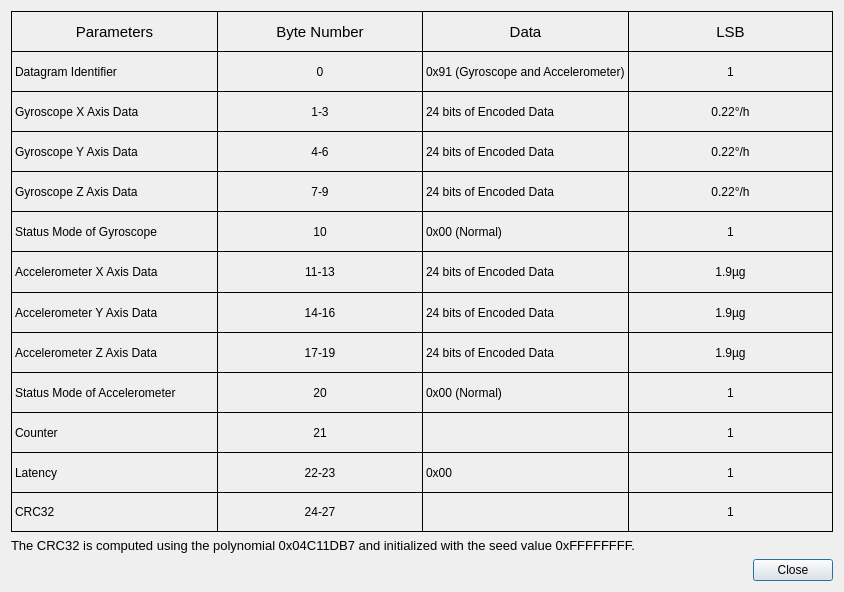
<?xml version="1.0" encoding="UTF-8"?>
<ui version="4.0">
 <class>DialogSerialLoggingHelp</class>
 <widget class="QDialog" name="DialogSerialLoggingHelp">
  <property name="geometry">
   <rect>
    <x>0</x>
    <y>0</y>
    <width>844</width>
    <height>592</height>
   </rect>
  </property>
  <property name="sizePolicy">
   <sizepolicy hsizetype="Preferred" vsizetype="Preferred">
    <horstretch>0</horstretch>
    <verstretch>0</verstretch>
   </sizepolicy>
  </property>
  <property name="windowTitle">
   <string>STIM IMU Data Encoding</string>
  </property>
  <layout class="QGridLayout" name="gridLayout">
   <item row="0" column="0">
    <layout class="QGridLayout" name="gridLayout_2">
     <property name="spacing">
      <number>0</number>
     </property>
     <item row="12" column="0">
      <widget class="QLabel" name="label_17">
       <property name="styleSheet">
        <string notr="true">border-top: 1px solid black;
border-left: 1px solid black;
border-bottom: 1px solid black;</string>
       </property>
       <property name="text">
        <string>CRC32</string>
       </property>
      </widget>
     </item>
     <item row="11" column="0">
      <widget class="QLabel" name="label_16">
       <property name="styleSheet">
        <string notr="true">border-top: 1px solid black;
border-left: 1px solid black;</string>
       </property>
       <property name="text">
        <string>Latency</string>
       </property>
      </widget>
     </item>
     <item row="6" column="0">
      <widget class="QLabel" name="label_11">
       <property name="styleSheet">
        <string notr="true">border-top: 1px solid black;
border-left: 1px solid black;</string>
       </property>
       <property name="text">
        <string>Accelerometer X Axis Data</string>
       </property>
      </widget>
     </item>
     <item row="10" column="0">
      <widget class="QLabel" name="label_15">
       <property name="styleSheet">
        <string notr="true">border-top: 1px solid black;
border-left: 1px solid black;</string>
       </property>
       <property name="text">
        <string>Counter</string>
       </property>
      </widget>
     </item>
     <item row="1" column="0">
      <widget class="QLabel" name="label_4">
       <property name="styleSheet">
        <string notr="true">border-top: 1px solid black;
border-left: 1px solid black;</string>
       </property>
       <property name="text">
        <string>Datagram Identifier</string>
       </property>
      </widget>
     </item>
     <item row="2" column="0">
      <widget class="QLabel" name="label_7">
       <property name="styleSheet">
        <string notr="true">border-top: 1px solid black;
border-left: 1px solid black;</string>
       </property>
       <property name="text">
        <string>Gyroscope X Axis Data</string>
       </property>
      </widget>
     </item>
     <item row="5" column="0">
      <widget class="QLabel" name="label_10">
       <property name="styleSheet">
        <string notr="true">border-top: 1px solid black;
border-left: 1px solid black;</string>
       </property>
       <property name="text">
        <string>Status Mode of Gyroscope</string>
       </property>
      </widget>
     </item>
     <item row="8" column="0">
      <widget class="QLabel" name="label_13">
       <property name="styleSheet">
        <string notr="true">border-top: 1px solid black;
border-left: 1px solid black;</string>
       </property>
       <property name="text">
        <string>Accelerometer Z Axis Data</string>
       </property>
      </widget>
     </item>
     <item row="0" column="1">
      <widget class="QLabel" name="label">
       <property name="font">
        <font>
         <pointsize>11</pointsize>
         <bold>false</bold>
        </font>
       </property>
       <property name="styleSheet">
        <string notr="true">border-top: 1px solid black;
border-left: 1px solid black;</string>
       </property>
       <property name="text">
        <string>Byte Number</string>
       </property>
       <property name="alignment">
        <set>Qt::AlignmentFlag::AlignCenter</set>
       </property>
      </widget>
     </item>
     <item row="9" column="0">
      <widget class="QLabel" name="label_14">
       <property name="styleSheet">
        <string notr="true">border-top: 1px solid black;
border-left: 1px solid black;</string>
       </property>
       <property name="text">
        <string>Status Mode of Accelerometer</string>
       </property>
      </widget>
     </item>
     <item row="7" column="0">
      <widget class="QLabel" name="label_12">
       <property name="styleSheet">
        <string notr="true">border-top: 1px solid black;
border-left: 1px solid black;</string>
       </property>
       <property name="text">
        <string>Accelerometer Y Axis Data</string>
       </property>
      </widget>
     </item>
     <item row="4" column="0">
      <widget class="QLabel" name="label_9">
       <property name="styleSheet">
        <string notr="true">border-top: 1px solid black;
border-left: 1px solid black;</string>
       </property>
       <property name="text">
        <string>Gyroscope Z Axis Data</string>
       </property>
      </widget>
     </item>
     <item row="0" column="3">
      <widget class="QLabel" name="label_5">
       <property name="font">
        <font>
         <pointsize>11</pointsize>
         <bold>false</bold>
        </font>
       </property>
       <property name="styleSheet">
        <string notr="true">border-top: 1px solid black;
border-left: 1px solid black;
border-right: 1px solid black;</string>
       </property>
       <property name="text">
        <string>LSB</string>
       </property>
       <property name="alignment">
        <set>Qt::AlignmentFlag::AlignCenter</set>
       </property>
      </widget>
     </item>
     <item row="3" column="0">
      <widget class="QLabel" name="label_8">
       <property name="styleSheet">
        <string notr="true">border-top: 1px solid black;
border-left: 1px solid black;</string>
       </property>
       <property name="text">
        <string>Gyroscope Y Axis Data</string>
       </property>
      </widget>
     </item>
     <item row="1" column="1">
      <widget class="QLabel" name="label_6">
       <property name="styleSheet">
        <string notr="true">border-top: 1px solid black;
border-left: 1px solid black;</string>
       </property>
       <property name="text">
        <string>0</string>
       </property>
       <property name="alignment">
        <set>Qt::AlignmentFlag::AlignCenter</set>
       </property>
      </widget>
     </item>
     <item row="1" column="2">
      <widget class="QLabel" name="label_18">
       <property name="styleSheet">
        <string notr="true">border-top: 1px solid black;
border-left: 1px solid black;</string>
       </property>
       <property name="text">
        <string>0x91 (Gyroscope and Accelerometer)</string>
       </property>
      </widget>
     </item>
     <item row="0" column="2">
      <widget class="QLabel" name="label_19">
       <property name="font">
        <font>
         <pointsize>11</pointsize>
         <bold>false</bold>
        </font>
       </property>
       <property name="styleSheet">
        <string notr="true">border-top: 1px solid black;
border-left: 1px solid black;</string>
       </property>
       <property name="text">
        <string>Data</string>
       </property>
       <property name="alignment">
        <set>Qt::AlignmentFlag::AlignCenter</set>
       </property>
      </widget>
     </item>
     <item row="2" column="1">
      <widget class="QLabel" name="label_20">
       <property name="styleSheet">
        <string notr="true">border-top: 1px solid black;
border-left: 1px solid black;</string>
       </property>
       <property name="text">
        <string>1-3</string>
       </property>
       <property name="alignment">
        <set>Qt::AlignmentFlag::AlignCenter</set>
       </property>
      </widget>
     </item>
     <item row="2" column="2">
      <widget class="QLabel" name="label_21">
       <property name="styleSheet">
        <string notr="true">border-top: 1px solid black;
border-left: 1px solid black;</string>
       </property>
       <property name="text">
        <string>24 bits of Encoded Data</string>
       </property>
      </widget>
     </item>
     <item row="3" column="1">
      <widget class="QLabel" name="label_22">
       <property name="styleSheet">
        <string notr="true">border-top: 1px solid black;
border-left: 1px solid black;</string>
       </property>
       <property name="text">
        <string>4-6</string>
       </property>
       <property name="alignment">
        <set>Qt::AlignmentFlag::AlignCenter</set>
       </property>
      </widget>
     </item>
     <item row="3" column="2">
      <widget class="QLabel" name="label_23">
       <property name="styleSheet">
        <string notr="true">border-top: 1px solid black;
border-left: 1px solid black;</string>
       </property>
       <property name="text">
        <string>24 bits of Encoded Data</string>
       </property>
      </widget>
     </item>
     <item row="1" column="3">
      <widget class="QLabel" name="label_24">
       <property name="styleSheet">
        <string notr="true">border-top: 1px solid black;
border-left: 1px solid black;
border-right: 1px solid black;</string>
       </property>
       <property name="text">
        <string>1</string>
       </property>
       <property name="alignment">
        <set>Qt::AlignmentFlag::AlignCenter</set>
       </property>
      </widget>
     </item>
     <item row="2" column="3">
      <widget class="QLabel" name="label_25">
       <property name="styleSheet">
        <string notr="true">border-top: 1px solid black;
border-left: 1px solid black;border-right: 1px solid black;</string>
       </property>
       <property name="text">
        <string>0.22°/h</string>
       </property>
       <property name="alignment">
        <set>Qt::AlignmentFlag::AlignCenter</set>
       </property>
      </widget>
     </item>
     <item row="4" column="1">
      <widget class="QLabel" name="label_26">
       <property name="styleSheet">
        <string notr="true">border-top: 1px solid black;
border-left: 1px solid black;</string>
       </property>
       <property name="text">
        <string>7-9</string>
       </property>
       <property name="alignment">
        <set>Qt::AlignmentFlag::AlignCenter</set>
       </property>
      </widget>
     </item>
     <item row="5" column="1">
      <widget class="QLabel" name="label_27">
       <property name="styleSheet">
        <string notr="true">border-top: 1px solid black;
border-left: 1px solid black;</string>
       </property>
       <property name="text">
        <string>10</string>
       </property>
       <property name="alignment">
        <set>Qt::AlignmentFlag::AlignCenter</set>
       </property>
      </widget>
     </item>
     <item row="6" column="1">
      <widget class="QLabel" name="label_28">
       <property name="styleSheet">
        <string notr="true">border-top: 1px solid black;
border-left: 1px solid black;</string>
       </property>
       <property name="text">
        <string>11-13</string>
       </property>
       <property name="alignment">
        <set>Qt::AlignmentFlag::AlignCenter</set>
       </property>
      </widget>
     </item>
     <item row="7" column="1">
      <widget class="QLabel" name="label_29">
       <property name="styleSheet">
        <string notr="true">border-top: 1px solid black;
border-left: 1px solid black;</string>
       </property>
       <property name="text">
        <string>14-16</string>
       </property>
       <property name="alignment">
        <set>Qt::AlignmentFlag::AlignCenter</set>
       </property>
      </widget>
     </item>
     <item row="8" column="1">
      <widget class="QLabel" name="label_30">
       <property name="styleSheet">
        <string notr="true">border-top: 1px solid black;
border-left: 1px solid black;</string>
       </property>
       <property name="text">
        <string>17-19</string>
       </property>
       <property name="alignment">
        <set>Qt::AlignmentFlag::AlignCenter</set>
       </property>
      </widget>
     </item>
     <item row="9" column="1">
      <widget class="QLabel" name="label_31">
       <property name="styleSheet">
        <string notr="true">border-top: 1px solid black;
border-left: 1px solid black;</string>
       </property>
       <property name="text">
        <string>20</string>
       </property>
       <property name="alignment">
        <set>Qt::AlignmentFlag::AlignCenter</set>
       </property>
      </widget>
     </item>
     <item row="10" column="1">
      <widget class="QLabel" name="label_32">
       <property name="styleSheet">
        <string notr="true">border-top: 1px solid black;
border-left: 1px solid black;</string>
       </property>
       <property name="text">
        <string>21</string>
       </property>
       <property name="alignment">
        <set>Qt::AlignmentFlag::AlignCenter</set>
       </property>
      </widget>
     </item>
     <item row="11" column="1">
      <widget class="QLabel" name="label_33">
       <property name="styleSheet">
        <string notr="true">border-top: 1px solid black;
border-left: 1px solid black;</string>
       </property>
       <property name="text">
        <string>22-23</string>
       </property>
       <property name="alignment">
        <set>Qt::AlignmentFlag::AlignCenter</set>
       </property>
      </widget>
     </item>
     <item row="12" column="1">
      <widget class="QLabel" name="label_34">
       <property name="styleSheet">
        <string notr="true">border-top: 1px solid black;
border-left: 1px solid black;
border-bottom: 1px solid black;</string>
       </property>
       <property name="text">
        <string>24-27</string>
       </property>
       <property name="alignment">
        <set>Qt::AlignmentFlag::AlignCenter</set>
       </property>
      </widget>
     </item>
     <item row="12" column="2">
      <widget class="QLabel" name="label_35">
       <property name="styleSheet">
        <string notr="true">border-top: 1px solid black;
border-left: 1px solid black;
border-bottom: 1px solid black;</string>
       </property>
       <property name="text">
        <string/>
       </property>
      </widget>
     </item>
     <item row="11" column="2">
      <widget class="QLabel" name="label_38">
       <property name="styleSheet">
        <string notr="true">border-top: 1px solid black;
border-left: 1px solid black;</string>
       </property>
       <property name="text">
        <string>0x00</string>
       </property>
      </widget>
     </item>
     <item row="10" column="2">
      <widget class="QLabel" name="label_39">
       <property name="styleSheet">
        <string notr="true">border-top: 1px solid black;
border-left: 1px solid black;</string>
       </property>
       <property name="text">
        <string/>
       </property>
      </widget>
     </item>
     <item row="9" column="2">
      <widget class="QLabel" name="label_40">
       <property name="styleSheet">
        <string notr="true">border-top: 1px solid black;
border-left: 1px solid black;</string>
       </property>
       <property name="text">
        <string>0x00 (Normal)</string>
       </property>
      </widget>
     </item>
     <item row="8" column="2">
      <widget class="QLabel" name="label_41">
       <property name="styleSheet">
        <string notr="true">border-top: 1px solid black;
border-left: 1px solid black;</string>
       </property>
       <property name="text">
        <string>24 bits of Encoded Data</string>
       </property>
      </widget>
     </item>
     <item row="7" column="2">
      <widget class="QLabel" name="label_42">
       <property name="styleSheet">
        <string notr="true">border-top: 1px solid black;
border-left: 1px solid black;</string>
       </property>
       <property name="text">
        <string>24 bits of Encoded Data</string>
       </property>
      </widget>
     </item>
     <item row="6" column="2">
      <widget class="QLabel" name="label_43">
       <property name="styleSheet">
        <string notr="true">border-top: 1px solid black;
border-left: 1px solid black;</string>
       </property>
       <property name="text">
        <string>24 bits of Encoded Data</string>
       </property>
      </widget>
     </item>
     <item row="5" column="2">
      <widget class="QLabel" name="label_44">
       <property name="styleSheet">
        <string notr="true">border-top: 1px solid black;
border-left: 1px solid black;</string>
       </property>
       <property name="text">
        <string>0x00 (Normal)</string>
       </property>
      </widget>
     </item>
     <item row="4" column="2">
      <widget class="QLabel" name="label_45">
       <property name="styleSheet">
        <string notr="true">border-top: 1px solid black;
border-left: 1px solid black;</string>
       </property>
       <property name="text">
        <string>24 bits of Encoded Data</string>
       </property>
      </widget>
     </item>
     <item row="3" column="3">
      <widget class="QLabel" name="label_46">
       <property name="styleSheet">
        <string notr="true">border-top: 1px solid black;
border-left: 1px solid black;border-right: 1px solid black;</string>
       </property>
       <property name="text">
        <string>0.22°/h</string>
       </property>
       <property name="alignment">
        <set>Qt::AlignmentFlag::AlignCenter</set>
       </property>
      </widget>
     </item>
     <item row="4" column="3">
      <widget class="QLabel" name="label_47">
       <property name="styleSheet">
        <string notr="true">border-top: 1px solid black;
border-left: 1px solid black;border-right: 1px solid black;</string>
       </property>
       <property name="text">
        <string>0.22°/h</string>
       </property>
       <property name="alignment">
        <set>Qt::AlignmentFlag::AlignCenter</set>
       </property>
      </widget>
     </item>
     <item row="6" column="3">
      <widget class="QLabel" name="label_49">
       <property name="styleSheet">
        <string notr="true">border-top: 1px solid black;
border-left: 1px solid black;border-right: 1px solid black;</string>
       </property>
       <property name="text">
        <string>1.9µg</string>
       </property>
       <property name="alignment">
        <set>Qt::AlignmentFlag::AlignCenter</set>
       </property>
      </widget>
     </item>
     <item row="7" column="3">
      <widget class="QLabel" name="label_50">
       <property name="styleSheet">
        <string notr="true">border-top: 1px solid black;
border-left: 1px solid black;border-right: 1px solid black;</string>
       </property>
       <property name="text">
        <string>1.9µg</string>
       </property>
       <property name="alignment">
        <set>Qt::AlignmentFlag::AlignCenter</set>
       </property>
      </widget>
     </item>
     <item row="8" column="3">
      <widget class="QLabel" name="label_51">
       <property name="styleSheet">
        <string notr="true">border-top: 1px solid black;
border-left: 1px solid black;border-right: 1px solid black;</string>
       </property>
       <property name="text">
        <string>1.9µg</string>
       </property>
       <property name="alignment">
        <set>Qt::AlignmentFlag::AlignCenter</set>
       </property>
      </widget>
     </item>
     <item row="9" column="3">
      <widget class="QLabel" name="label_52">
       <property name="styleSheet">
        <string notr="true">border-top: 1px solid black;
border-left: 1px solid black;border-right: 1px solid black;</string>
       </property>
       <property name="text">
        <string>1</string>
       </property>
       <property name="alignment">
        <set>Qt::AlignmentFlag::AlignCenter</set>
       </property>
      </widget>
     </item>
     <item row="5" column="3">
      <widget class="QLabel" name="label_36">
       <property name="styleSheet">
        <string notr="true">border-top: 1px solid black;
border-left: 1px solid black;border-right: 1px solid black;</string>
       </property>
       <property name="text">
        <string>1</string>
       </property>
       <property name="alignment">
        <set>Qt::AlignmentFlag::AlignCenter</set>
       </property>
      </widget>
     </item>
     <item row="10" column="3">
      <widget class="QLabel" name="label_37">
       <property name="styleSheet">
        <string notr="true">border-top: 1px solid black;
border-left: 1px solid black;border-right: 1px solid black;</string>
       </property>
       <property name="text">
        <string>1</string>
       </property>
       <property name="alignment">
        <set>Qt::AlignmentFlag::AlignCenter</set>
       </property>
      </widget>
     </item>
     <item row="11" column="3">
      <widget class="QLabel" name="label_48">
       <property name="styleSheet">
        <string notr="true">border-top: 1px solid black;
border-left: 1px solid black;
border-right: 1px solid black;</string>
       </property>
       <property name="text">
        <string>1</string>
       </property>
       <property name="alignment">
        <set>Qt::AlignmentFlag::AlignCenter</set>
       </property>
      </widget>
     </item>
     <item row="12" column="3">
      <widget class="QLabel" name="label_53">
       <property name="styleSheet">
        <string notr="true">border-top: 1px solid black;
border-left: 1px solid black;
border-bottom: 1px solid black;
border-right: 1px solid black;</string>
       </property>
       <property name="text">
        <string>1</string>
       </property>
       <property name="alignment">
        <set>Qt::AlignmentFlag::AlignCenter</set>
       </property>
      </widget>
     </item>
     <item row="0" column="0">
      <widget class="QLabel" name="label_3">
       <property name="font">
        <font>
         <pointsize>11</pointsize>
         <bold>false</bold>
        </font>
       </property>
       <property name="styleSheet">
        <string notr="true">border-top: 1px solid black;
border-left: 1px solid black;</string>
       </property>
       <property name="text">
        <string>Parameters</string>
       </property>
       <property name="alignment">
        <set>Qt::AlignmentFlag::AlignCenter</set>
       </property>
      </widget>
     </item>
    </layout>
   </item>
   <item row="1" column="0">
    <widget class="QLabel" name="label_2">
     <property name="sizePolicy">
      <sizepolicy hsizetype="Fixed" vsizetype="Fixed">
       <horstretch>0</horstretch>
       <verstretch>0</verstretch>
      </sizepolicy>
     </property>
     <property name="font">
      <font>
       <pointsize>10</pointsize>
      </font>
     </property>
     <property name="text">
      <string>The CRC32 is computed using the polynomial 0x04C11DB7 and initialized with the seed value 0xFFFFFFFF.</string>
     </property>
    </widget>
   </item>
   <item row="2" column="0">
    <widget class="QDialogButtonBox" name="buttonBox">
     <property name="sizePolicy">
      <sizepolicy hsizetype="Expanding" vsizetype="Fixed">
       <horstretch>0</horstretch>
       <verstretch>0</verstretch>
      </sizepolicy>
     </property>
     <property name="orientation">
      <enum>Qt::Orientation::Horizontal</enum>
     </property>
     <property name="standardButtons">
      <set>QDialogButtonBox::StandardButton::Close</set>
     </property>
    </widget>
   </item>
  </layout>
 </widget>
 <resources/>
 <connections>
  <connection>
   <sender>buttonBox</sender>
   <signal>accepted()</signal>
   <receiver>DialogSerialLoggingHelp</receiver>
   <slot>accept()</slot>
   <hints>
    <hint type="sourcelabel">
     <x>248</x>
     <y>254</y>
    </hint>
    <hint type="destinationlabel">
     <x>157</x>
     <y>274</y>
    </hint>
   </hints>
  </connection>
  <connection>
   <sender>buttonBox</sender>
   <signal>rejected()</signal>
   <receiver>DialogSerialLoggingHelp</receiver>
   <slot>reject()</slot>
   <hints>
    <hint type="sourcelabel">
     <x>316</x>
     <y>260</y>
    </hint>
    <hint type="destinationlabel">
     <x>286</x>
     <y>274</y>
    </hint>
   </hints>
  </connection>
 </connections>
</ui>
